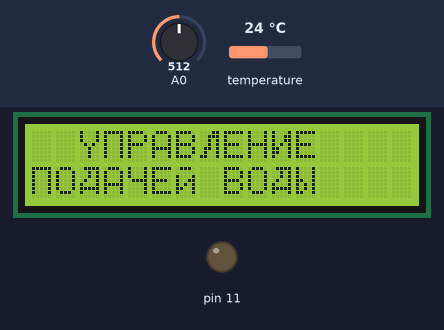
This sketch was run on a simulated Arduino Uno, built with avr-gcc and run on an emulated ATmega328P. On the bench: 16×2 character LCD, output pins drawn as LEDs (lit = HIGH). Inputs (shaded band) come from the test bench; at power-on: A0 = 512, temperature 24 °C. EEPROM starts erased; what the sketch prints to the serial monitor is not drawn.

Above: at 0.1 s.
4.3 s: A0 set to 411
5.9 s: A0 set to 388
At 6.43 s:
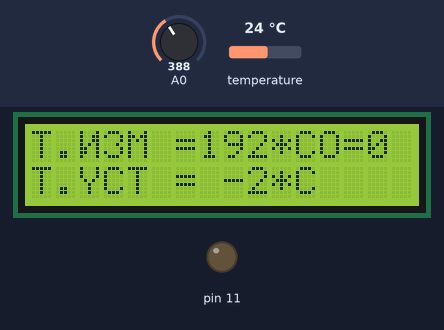
8.9 s: temperature set to 12 °C
At 11.11 s:
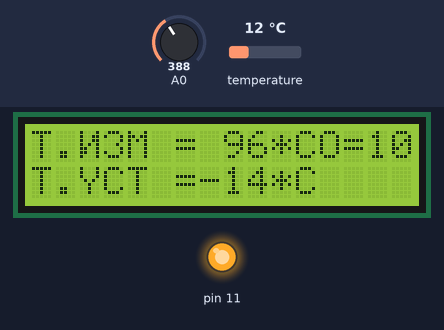
12.4 s: temperature set to 7 °C
At 13.05 s:
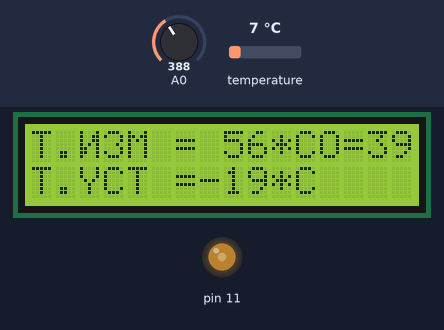
14.3 s: temperature set to 19 °C
At 15.78 s:
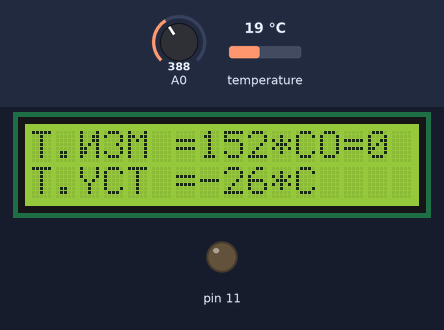
16.3 s: temperature set to 4 °C
At 17.35 s:
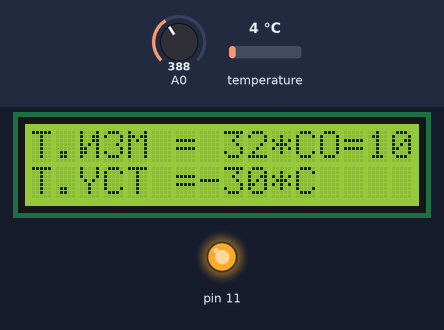
Timing chart, 0 to 19.3 s (numbered marks = the images above; inputs shaded):
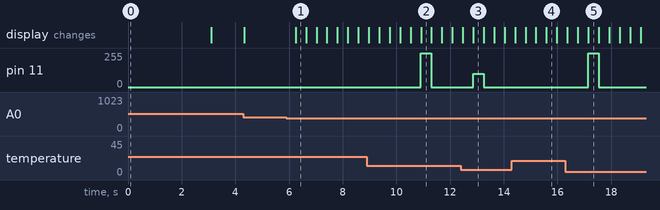

Measured:
- the behaviour switches between 400 and 399 on A0 (found by bisection; images 0 and 1)
- after the input at 5.9 s, the display: changes after 0.35 s (image 1)
- after the input at 8.9 s, pin 11: 0/255 → 255/255 after 2.0 s, → 0/255 0.39 s later
- after the input at 12.4 s, pin 11: 0/255 → 100/255 after 0.46 s, → 0/255 0.39 s later
- after the input at 16.3 s, pin 11: 0/255 → 255/255 after 0.85 s, → 0/255 0.39 s later

The sketch:

Water_v1.ino
```cpp
/*
 * Управление краном по температуре воды
 * Сделано ПИД регулирование.
 */
#include <OneWire.h>            //Библиотека для опроса датчика температуры
#include <LiquidCrystal.h>      //Библиотека для работы с ЖКдисплеем
#include <EEPROM.h>             //Библиотека для работы с памятью
#include <PID_v1.h>             //Библиотека для расчета воздействия

LiquidCrystal lcd(8, 9, 4, 5, 6, 7); // Подключаем экран  RS, E, D4, D5, D6, D7
OneWire ds(2);   // Подключаем датчик температуры ко 2 цифровому входуы

double ystTemper ;                            // Требуемое показание датчика температуры .
double celsium, Output;
double aggKp=4, aggKi=0.2, aggKd=1;                // Определяем агрессивные и консервативные параметры PID
double consKp=1, consKi=0.05, consKd=0.25;
                                                // Определяем указатели и другие параметры PID
PID Regul(&celsium, &Output, &ystTemper, consKp, consKi, consKd, DIRECT);

byte outPercente;                                // Переменная для вывода мощности на вентиляторах;
double gap;
int kol;
int flagErr = 0;

#define BTN_UP   1
#define BTN_DOWN 2
#define BTN_LEFT 3
#define BTN_RIGHT 4                         //Работа с кнопками на shield
#define BTN_SELECT 5
#define BTN_NONE 10

//----------------------------------------------------------------------------------------------------------------
// массив char для форматированного вывода
char Arr1[16];
char Arr[16];
//----------------------------------------------------------------------------------------------------------------
  int flag = 0;
//  float E = 0, U=0, I=0, Eprev = 0;
//  float Ki = -0.1;
//  float Kp = 5;
//  float Kd = 0.2;

  int PID_per = 11;
  int PID_step =0;
//----------------------------------------------------------------------------------------------------------------
#define TIMER_CLOCK_FREQ 62500.0 //62.5kHz for /256 prescale from 16MHz


//Returns the time load value which must be loaded into TCNT2 inside your ISR routine.
//See the example usage below.
unsigned char timerLoadValue;
unsigned char SetupTimer2(float timeoutFrequency)
{
  unsigned char result; //The value to load into the timer to control the timeout interval.

  //Calculate the timer load value
  result= (int)((257.0-(TIMER_CLOCK_FREQ/timeoutFrequency))+0.5); //the 0.5 is for rounding;
  //The 257 really should be 256 but I get better results with 257, dont know why.

 TCCR1A = 0;
 TCCR1B = 1<<CS12 | 0<<CS11 | 0<<CS10;//256 prescaller        // TCCR2B = 1<<CS22 | 1<<CS21 | 0<<CS20;//256 prescaller так более короткие режимы


  //Включить прерывание по таймеру
  TIMSK1 = 1<<TOIE1;

  //load the timer for its first cycle
  TCNT1=result;

  return(result);
}

//----------------------------------------------------------------------------------------------------------------
int flash;
//-------------------------------------------------------------------------------------------------
//      Русские буквы для createChar
byte bukva_B[8]   = {B11110,B10000,B10000,B11110,B10001,B10001,B11110,B00000,}; // Буква "Б"
byte bukva_G[8]   = {B11111,B10001,B10000,B10000,B10000,B10000,B10000,B00000,}; // Буква "Г"
byte bukva_D[8]   = {B01111,B00101,B00101,B01001,B10001,B11111,B10001,B00000,}; // Буква "Д"
byte bukva_ZH[8]  = {B10101,B10101,B10101,B11111,B10101,B10101,B10101,B00000,}; // Буква "Ж"
byte bukva_Z[8]   = {B01110,B10001,B00001,B00010,B00001,B10001,B01110,B00000,}; // Буква "З"
byte bukva_I[8]   = {B10001,B10011,B10011,B10101,B11001,B11001,B10001,B00000,}; // Буква "И"
byte bukva_IY[8]  = {B01110,B00000,B10001,B10011,B10101,B11001,B10001,B00000,}; // Буква "Й"
byte bukva_L[8]   = {B00011,B00111,B00101,B00101,B01101,B01001,B11001,B00000,}; // Буква "Л"
byte bukva_P[8]   = {B11111,B10001,B10001,B10001,B10001,B10001,B10001,B00000,}; // Буква "П"
byte bukva_Y[8]   = {B10001,B10001,B10001,B01010,B00100,B01000,B10000,B00000,}; // Буква "У"
byte bukva_F[8]   = {B00100,B11111,B10101,B10101,B11111,B00100,B00100,B00000,}; // Буква "Ф"
byte bukva_TS[8]  = {B10010,B10010,B10010,B10010,B10010,B10010,B11111,B00001,}; // Буква "Ц"
byte bukva_CH[8]  = {B10001,B10001,B10001,B01111,B00001,B00001,B00001,B00000,}; // Буква "Ч"
byte bukva_Sh[8]  = {B10101,B10101,B10101,B10101,B10101,B10101,B11111,B00000,}; // Буква "Ш"
byte bukva_Shch[8]= {B10101,B10101,B10101,B10101,B10101,B10101,B11111,B00001,}; // Буква "Щ"
byte bukva_Mz[8]  = {B10000,B10000,B10000,B11110,B10001,B10001,B11110,B00000,}; // Буква "Ь"
byte bukva_IYI[8] = {B10001,B10001,B10001,B11001,B10101,B10101,B11001,B00000,}; // Буква "Ы"
byte bukva_Yu[8]  = {B10010,B10101,B10101,B11101,B10101,B10101,B10010,B00000,}; // Буква "Ю"
byte bukva_Ya[8]  = {B01111,B10001,B10001,B01111,B00101,B01001,B10001,B00000,}; // Буква "Я"
byte bukva_O[8]  = {B00000,B00000,B00000,B00000,B00000,B00000,B00000,B00000,}; // Нулевой символ

//-------------------------------------------------------------------------------------------------
byte i;
byte data[12];
byte addr[8];
double celsius;

int detectButton() {
  delay(50);
  int keyAnalog =  analogRead(A0);
  delay(50);
  if (keyAnalog < 100) {
    // Значение меньше 100 – нажата кнопка right
    return BTN_RIGHT;
  } else if (keyAnalog < 200) {
    // Значение больше 100 (иначе мы бы вошли в предыдущий блок результата сравнения, но меньше 200 – нажата кнопка UP
    return BTN_UP;
  } else if (keyAnalog < 400) {
    // Значение больше 200, но меньше 400 – нажата кнопка DOWN
    return BTN_DOWN;
  } else if (keyAnalog < 600) {
    // Значение больше 400, но меньше 600 – нажата кнопка LEFT
    return BTN_LEFT;
  } else if (keyAnalog < 800) {
    // Значение больше 600, но меньше 800 – нажата кнопка SELECT
    return BTN_SELECT;
  } else {
    // Все остальные значения (до 1023) будут означать, что нажатий не было
    return BTN_NONE;
  }
}


void clearLine(int line){
  lcd.setCursor(0, line);
  lcd.print("                ");
}
void printDisplay(String message,String message1){
 // Serial.println(message);
  lcd.clear();
  lcd.setCursor(0, 0);
  lcd.print(message);
  lcd.setCursor(0, 1);
  lcd.print(message1);
}


//--------------------------------------------------------------------------------------------------------------------
//Обработка прерываний по таймеру timer1
ISR(TIMER1_OVF_vect) {

  noInterrupts(); // Отключаем обработку прерываний

if ((flag ==0)&&(flagErr==0)){
  flag = 1;
  ds.reset();
  ds.select(addr);
  ds.write(0x44, 1);        // Запуск измерения температуры
  }
  else if (flagErr==0){
  flag = 0;
  ds.reset();
  ds.select(addr);
  ds.write(0xBE);         // Читаем память датчика
  for ( i = 0; i < 9; i++) {
        data[i] = ds.read();
        }
  int16_t raw = (data[1] << 8) | data[0];     // датчик может быть настроен на разную точность, выясняем её
  byte cfg = (data[4] & 0x60);
  if (cfg == 0x00) raw = raw & ~7;            // точность 9-разрядов, 93,75 мс
    else if (cfg == 0x20) raw = raw & ~3;     // точность 10-разрядов, 187,5 мс
    else if (cfg == 0x40)raw = raw & ~1;      // точность 11-разрядов, 375 мсelse if (cfg == 0x40)
    // преобразование показаний в градусы Цельсия
    celsius = (float)raw*0.5;// * 0.0625 ; /// 16.0;        !!!!!!Временно под мой датчик изменен коэффициент
  PID_step = 1;
  }


  TCNT1=timerLoadValue;
  timerLoadValue=SetupTimer2(1);

         Serial.print("celsius = ");
         Serial.println(celsius);

  interrupts();   //Включаем обработку прерываний обратно
}

void setup() {

  Regul.SetMode(AUTOMATIC);  //Запускаем ПИД


  EEPROM.get(1,flash);                 //Читаем записанную ттемпературу
  if (flash > 100) flash = 25;         // Если записано что то то непонятное то устанавливаем значение равное 0
  ystTemper = flash;
  lcd.begin(16, 2);                    //Инициализируем экран
  Serial.begin(9600);                  // Инициализируем RS
  //----------------------Прописываем буквы использующиеся в приветствии------------------------
  lcd.createChar(1,bukva_P );
  lcd.createChar(2,bukva_L );
  lcd.createChar(3,bukva_I);
  lcd.createChar(4,bukva_D );
  lcd.createChar(5,bukva_CH );
  lcd.createChar(6,bukva_IY );
  lcd.createChar(7,bukva_IYI );
  lcd.setCursor(2, 0);
  lcd.print("Y\1PAB\2EH\3E");
  lcd.setCursor(0, 1);
  lcd.print("\1O\4A\5E\6 BO\4\7");
  delay(3000);
  lcd.clear();
 //----------------------Выводим что считали из памяти и запускаем таймер---------------------
  Serial.print("flash = ");
  Serial.println(flash);

  timerLoadValue=SetupTimer2(1);
}

void loop() {

  if (!ds.search(addr)) {
       ds.reset_search();
        delay(250);
//        kol+=1;
//        if ((!ds.search(addr)&&(kol>10))){
//        flagErr= 1;         //Датчик не исправен
//        }
        return;
   }
  lcd.createChar(1,bukva_I );
  lcd.createChar(2,bukva_Z );
  celsium = celsius;
  int button = detectButton();

  switch (button) {
    case BTN_UP:
      ystTemper+=1;
      sprintf (Arr1, "T.\1\2M =%3d*C",(int)celsium );
      sprintf (Arr,  "T.YCT =%3d*C",(int)ystTemper );
      printDisplay(Arr1,Arr);
      break;
    case BTN_DOWN:
      ystTemper-=1;
      sprintf (Arr1, "T.\1\2M =%3d*C",(int)celsium );
      sprintf (Arr,  "T.YCT =%3d*C",(int)ystTemper );
      printDisplay(Arr1,Arr);
      break;
    case BTN_LEFT:
     // printDisplay("LEFT","LEFT");
      break;
    case BTN_RIGHT:
    //  printDisplay("RIGHT","RIGHT");
      break;
    case BTN_SELECT:
     // printDisplay("SELECT","SELECT");
      break;
    default:
      //printDisplay("Press any key");
      sprintf (Arr1, "T.\1\2M =%3d*C",(int)celsium );
      sprintf (Arr,  "T.YCT =%3d*C",(int)ystTemper );
      printDisplay(Arr1,Arr);
      break;
  }

 if (flash != ystTemper){
     flash = ystTemper;
     TIMSK1 = 0<<TOIE1;//Выключить прерывание по таймеру
     EEPROM.put(1,flash);
     TIMSK1 = 1<<TOIE1;//Включить прерывание по таймеру
     Serial.print("Put_flash = ");
     Serial.println(flash);
  }
   if (flagErr ==1){
  lcd.createChar(1,bukva_I );
  lcd.createChar(2,bukva_P );
  lcd.createChar(3,bukva_Mz);
  lcd.createChar(4,bukva_D );
  lcd.createChar(5,bukva_CH );
  lcd.setCursor(0, 0);
  lcd.print("HE\1C\2PABHOCT\3  ");
  lcd.setCursor(0, 1);
  lcd.print("\4AT\5\1KA!!!      ");
  analogWrite(11,0);      //Выключаем ШИМ

   }
/*
//*** вычисление воздействия *****
//***----------------------*******
if (PID_step == 1)
{
E = celsium - ystTemper;
U = I + Ki * E;               // интегральный коэффициент
I = U;

U += Kp * E;                  // пропорциональный коэффициент

U += Kd * (E - Eprev);        // дифференциальный коэффициент
Eprev = E;

PID_step = 0;
     Serial.print("E = ");
     Serial.println(E);
     Serial.print("U = ");
     Serial.println(U);
}

//***----------------------*******

*/

if ((PID_step == 1)&&(flagErr == 0)){

  gap = abs(ystTemper-celsium);         // Разность с желаемой температурой
  if(gap<5) {                            // Мы недалеко и используем консервативные параметры;
     Regul.SetTunings(consKp, consKi, consKd);
  }
  else {                                // Мы далеко, используем агрессивные параметры;
     Regul.SetTunings(aggKp, aggKi, aggKd);
  }

   Regul.Compute();
   analogWrite(11,Output);      //Включаем ШИМ
   //Serial.print(Output);
   //Serial.println(" = Output");
   outPercente = (byte)(Output/255*100);// Считаем в процентах мощность вывода ШИМ;
   lcd.setCursor(12,0);                    // Печатаем на ЖК;
   lcd.print("O=    ");
   lcd.setCursor(14,0);
   lcd.print(outPercente);
   //lcd.print("%");
  PID_step == 0;
}

}
```
